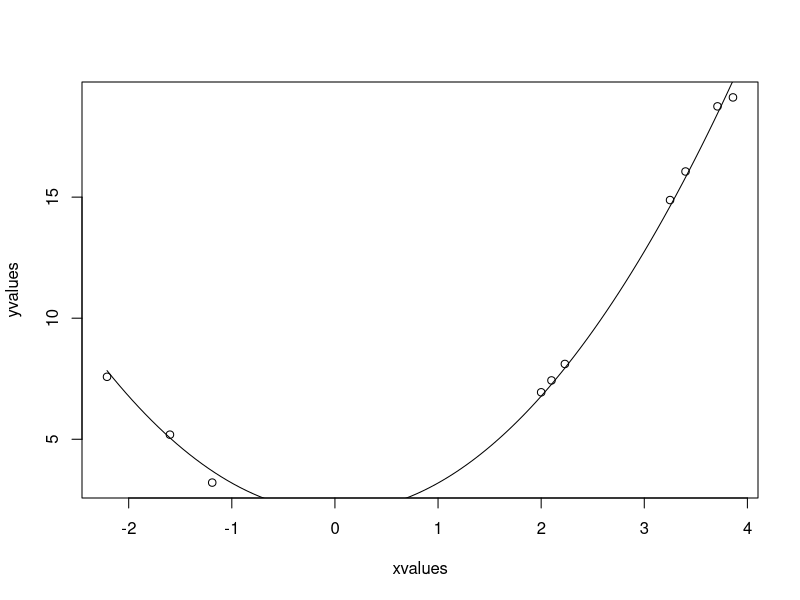

This figure's R source:
xvalues <- c(-1.6,2.1,2,2.23,3.71,3.25,3.4,3.86,-1.19,-2.21)
yvalues <- c(5.19,7.43,6.94,8.11,18.75,14.88,16.06,19.12,3.21,7.58)

#Give the chart file a name
png(file = "nls.png")

#Plot these values
plot(xvalues,yvalues)

#Take the assumed values and fit into the model
model <- nls(yvalues ~ b1*xvalues^2+b2, start = list(b1 = 1, b2 = 3))
model

#Plot the chart with new data by fitting it to a prediction
new.data <- data.frame(xvalues = seq(min(xvalues), max(xvalues), len = 100))
lines(new.data$xvalues, predict(model, newdata = new.data))

#Save the file
dev.off()

#Get the sum of the squared residuals
print(sum(resid(model)^2))

#Get the confidence intervals on the chosen values of the coefficients
print(confint(model))